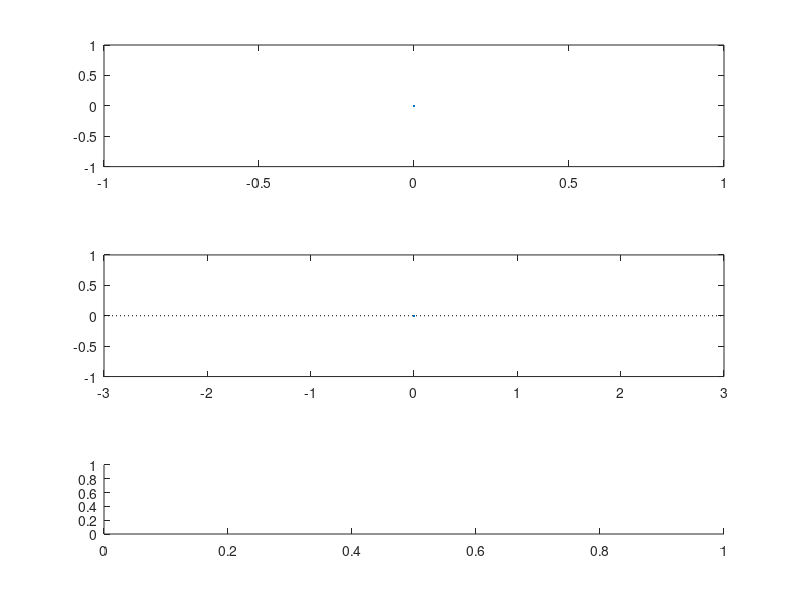

The MATLAB source for this figure: (Note: this script raises an error after producing the figure.)
function testManipulate2
    close all;
    x1 = [-3:.05:3];
    x2 = [0:.05:5];
    
    sigmoid =  @(x, M, x50, w)   M./(1+exp( - (x-x50)/w) );    
    dsigmoid = @(x, M, x50, w)  (M/w)* exp(-(x-x50)/w) ./ (1+exp(-(x-x50)/w)).^2;
    
    
    gaussian = @(x, mu, sigma)  1./(sqrt(2*pi*sigma^2)) .* exp( -((x-mu).^2)./(2*sigma^2));
    dgaussian = @(x, mu, sigma)  gaussian(x, mu, sigma) * (1./(2*sigma^2)) .* (x-mu);
    
    figure(2);

    subplot(10,1,1:3); 
    hMain = plot(0,0);  
    hMainTitle = title(' ');
    
    subplot(10,1,5:7); 
    hDeriv = plot(0,0);
    hDerivTitle = title(' ');
    
    line([-3 3], [0 0], 'Color', 'k', 'LineStyle', ':');
%     line([0 0],  [-100 100], 'Color', 'k', 'LineStyle', ':');
    
    function plotMain(a, b, c, d, M, x50, w, mu, sigma, polyType)
        switch polyType
            case 'linear',    x = x1; y = a * x + b;
            case 'quadratic', x = x1; y = a * x.^2 + b*x + c;
            case 'cubic',     x = x1; y = a * x.^3 + b*x.^2 + c * x + d;
            case 'sigmoid',   x = x2; y = sigmoid(x, M, x50, w);
            case 'gaussian',  x = x1; y = gaussian(x, mu, sigma);
        end            
        set(hMain, 'xdata', x, 'ydata', y);
        set(get(hMain, 'Parent'), 'xlim', [x(1), x(end)]);
        set(hMainTitle, 'String', polyType);
    end
    
    function plotDeriv(a, b, c, M, x50, w, mu, sigma, polyType)
        switch polyType
            case 'linear',    x = x1; y = a * ones(size(x));
            case 'quadratic', x = x1; y = 2*a * x + b;
            case 'cubic',     x = x1; y = 3*a*x.^2 + 2*b*x + c;
            case 'sigmoid',   x = x2; y = dsigmoid(x, M, x50, w);
            case 'gaussian',  x = x1; y = dgaussian(x, mu, sigma);
        end            
        set(hDeriv, 'xdata', x, 'ydata', y);
        set(get(hDeriv, 'Parent'), 'xlim', [x(1), x(end)]);
        set(hDerivTitle, 'String', ['d/dx ' polyType]);
    end
    
%     plot1(h1, x, 1,2,3);
%     plot2(h2, x, 1,2,3, 'asx');

    polyTypes =    {'linear',    'quadratic',     'cubic',              'sigmoid',         'gaussian'};
    polyTypeVars = { {'a', 'b'}, {'a', 'b', 'c'}, {'a', 'b', 'c', 'd'}, {'M', 'x50', 'w'}, {'mu', 'sigma'}};

    subplot(10,1,9:10);
    hText = text(.5, .5, ' ', 'HorizontalAlignment', 'Center');
    function text1(a, b, c, d, M, x50, w, mu, sigma, polyType)
        switch polyType
            case 'linear',    s = sprintf('y = %3.3gx + %3.3g', a, b);
            case 'quadratic', s = sprintf('y = %3.3gx^2 + %3.3gx + %3.3g', a, b, c);
            case 'cubic',     s = sprintf('y = %3.3gx^3 + %3.3gx^3 + %3.3gx + %3.3g', a, b, c, d);
            case 'sigmoid',   s = sprintf('y = %3.3g / (1 + exp( -(x - %3.3g)/%3.3g) )', M, x50, w);
            case 'gaussian',  s = sprintf('y = 1/sqrt(2*pi*(%3.3g)^2) * exp( -(x - %3.3g)^2/2(%3.3g))', sigma, mu, sigma);
        end                    
        set(hText, 'String', s);
    end

    funcHandles = {@(a, b, c, d, M, x50, w, mu, sigma, polyType) plotMain( a, b, c, d, M, x50, w, mu, sigma, polyType), ...
                   @(a, b, c,    M, x50, w, mu, sigma, polyType) plotDeriv(a, b, c,    M, x50, w, mu, sigma, polyType), ...
                   @(a, b, c, d, M, x50, w, mu, sigma, polyType) text1(    a, b, c, d, M, x50, w, mu, sigma, polyType) };
    args = {{'polyType', polyTypes, polyTypes{1}, polyTypeVars}, ...
                   {'a', [-5, 5], 1}, {'b', [-5, 5], 1}, {'c', [-5, 5], 1}, {'d', [-5, 5]}, ...
                   {'M', [-5, 5], 1}, {'x50', [0, 3], 1}, {'w', [.1:.1:5], 1}, {'mu', [-5, 5], 2}, {'sigma', [.1:.1:4], 1}};

    manipulate(1, funcHandles, args{:});


end